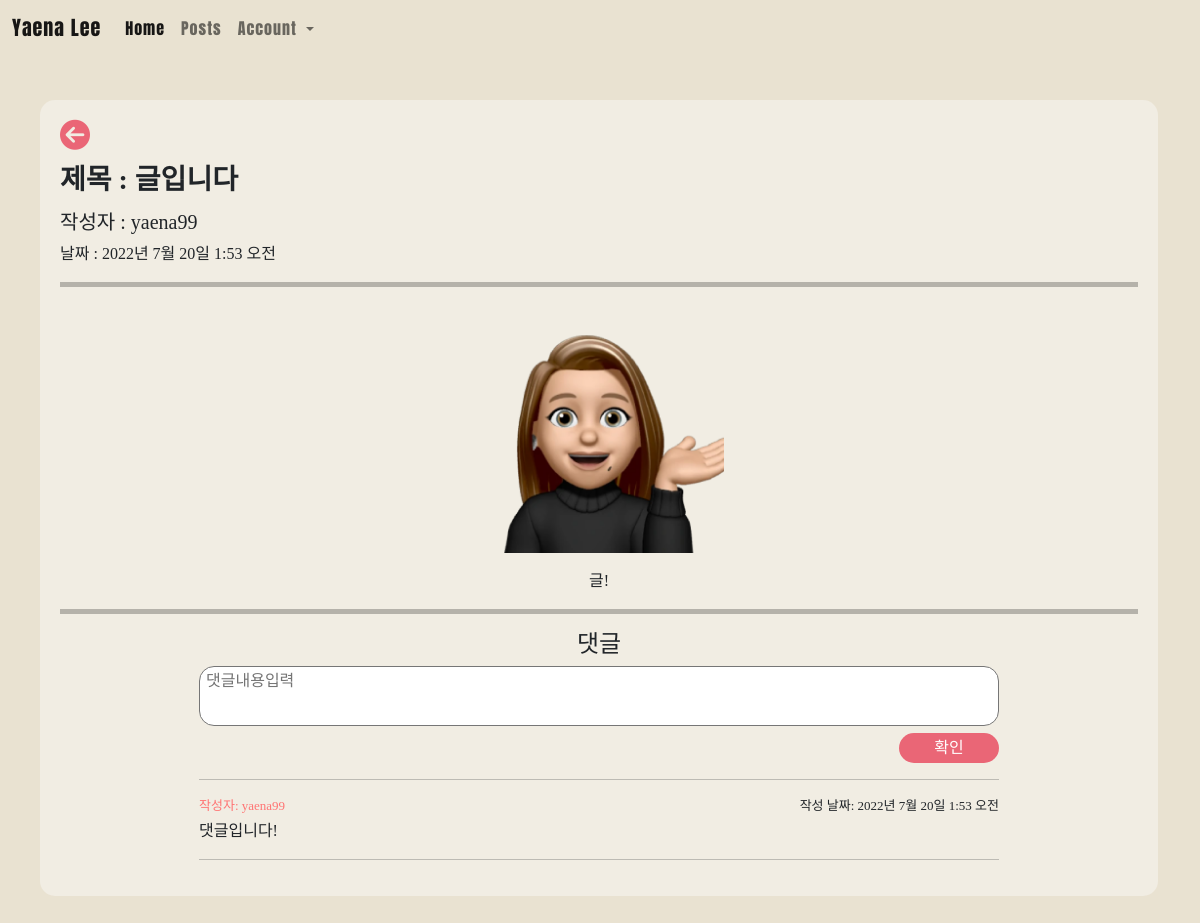
/4, run on an earlier commit of the app's database.
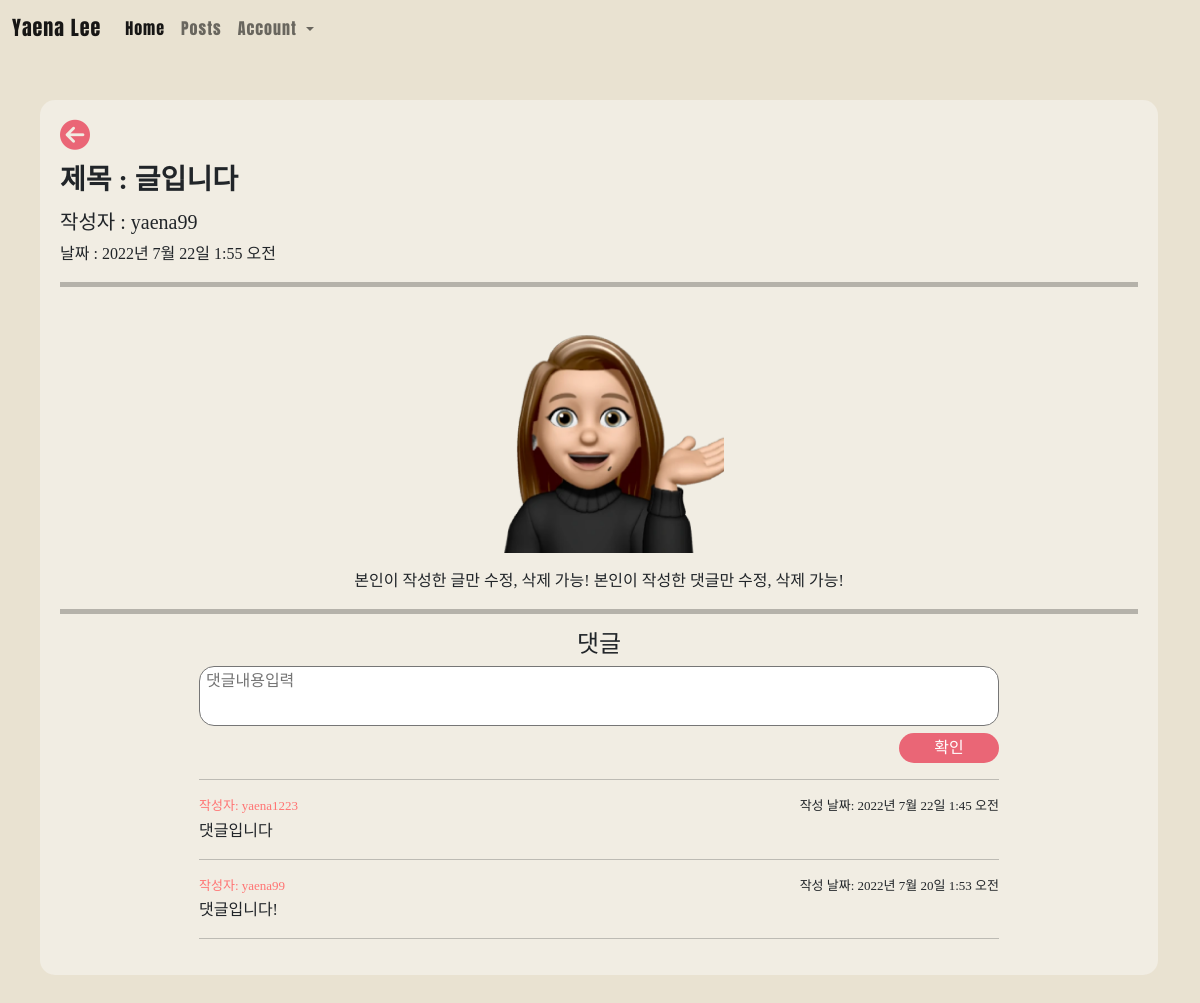
And on a later commit of the database.
### main/models.py (models this page shows, shortened)
class Post(models.Model):
    title = models.CharField(max_length=200)
    writer = models.ForeignKey(User,on_delete=models.CASCADE)
    pub_date = models.DateTimeField()
    body = models.TextField()
    image = models.ImageField(upload_to = 'post/', blank = True, null = True)

class Comment(models.Model):
    content = models.TextField()
    writer = models.ForeignKey(User, on_delete=models.CASCADE)
    post = models.ForeignKey( Post ,on_delete=models.CASCADE, related_name ='comments')
    created_at = models.DateTimeField(auto_now=True)
    update_at = models.DateTimeField(auto_now=True)

### main/views.py (the view)
# urls.py: path('<int:id>', detail, name = "detail"),
def detail(request, id):
    post = get_object_or_404(Post, pk = id)
    all_comments = post.comments.all().order_by('-created_at')
    return render(request, 'main/detail.html', {'post':post, 'comments':all_comments})

### main/templates/main/detail.html (shortened to what this page needs)
{% extends 'base.html' %}
{% load static %}
{% block content %}
{% include 'shared/_navbar2.html' %}
<div id = "detail" class="container" style="padding-top: 100px;">
    <div id = "detail_body" style="background-color: #f1ede3; border-radius: 15px; padding: 20px; margin-bottom: 30px;">
        {% if post.writer == user%}
        <a href = "{% url 'main:post'%}" style="display: inline-block;"><i class="fa-solid fa-circle-arrow-left" style="color: RGB(234,102,118); font-size: 30px;"></i></a>
            <div id = "edit_delete_post" style="text-align: right;float:right;">
                <a href = "{% url 'main:edit' post.id%}"><button id = "post_edit_button">글 수정하기</button></a>
                <a href = "{% url 'main:delete' post.id%}"><button id = "post_edit_button">글 삭제하기</button></a>
            </div>
        {% else %}
        <a href = "{% url 'main:post'%}" style="display: inline-block;"><i class="fa-solid fa-circle-arrow-left" style="color: RGB(234,102,118); font-size: 30px;"></i></a>
        {% endif %}
        <h3>제목 : {{post.title}}</h3>
        {% if post.writer %}
            {% if 'user' in post.writer.username %}
                <h5>작성자 : {{ post.writer.last_name }} {{ post.writer.first_name }}</h5>
            {% else %}
                <h5>작성자 : {{ post.writer }}</h5>
            {% endif %}
        {% else %}
        <h5>작성자 : 알 수 없음</h5>
        {% endif %}
        날짜 : {{post.pub_date}}<br>
        <hr style="height: 5px; border: 0 none;color:black">
        {% if post.image %}
            <p style="text-align: center;"><img src = "{{ post.image.url }}"  style="width: 250px" alt = "사진"></p>
        {% endif %}
        <div id = "summary" style="text-align: center;">{{post.body}}</div><hr style="height: 5px; border: 0 none;color:black">
        <h4 style="text-align: center;">댓글</h4>
        <div  style="text-align: center;">
            <form action="{%url 'main:create_comment' post.id%}" method="POST">
                <textarea name="content" placeholder=" 댓글내용입력" style="width: 800px;resize: none; height: 60px; border-radius: 15px;"></textarea>
                <input type="submit" value="확인" id = "detail_submit">
            </form>
        </div>
        <hr style="width: 800px; margin-left:auto;margin-right:auto">
            <div id = "comment" style="width: 800px; margin-left:auto;margin-right:auto">
                {% for comment in comments %}
                <p style="text-align: right; font-size: 13px; margin-bottom: 0;float: right;">작성 날짜: {{comment.created_at}}</p>
                {% if 'user' in comment.writer.username %}
                <p style="color:#ff7473; margin-bottom: 3px;font-size: 13px;">작성자 : {{comment.writer.last_name}} {{comment.writer.first_name}}</p>
                {% else %}
                <p style="color:#ff7473;margin-bottom: 3px;font-size: 13px;">작성자: {{comment.writer}}</p>
                {% endif %}   {{comment.content}}
                <hr>
                {% endfor %}
            </div>
    </div>
</div>
{% endblock %}

What changed in the data, as far as the page shows it:
changed Post "글입니다": pub_date "2022년 7월 20일 1:53 오전" → "2022년 7월 22일 1:55 오전"; body "글!" → "본인이 작성한 글만 수정, 삭제 가능! 본인이 작성한 댓글만 수정, 삭제 가능!"
added Comment: created_at "2022년 7월 22일 1:45 오전", writer "yaena1223", content "댓글입니다"
